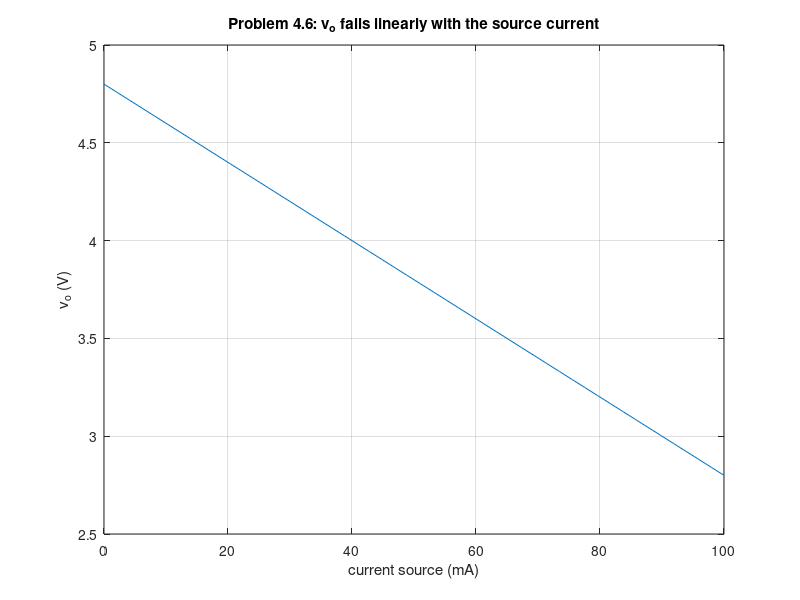

The MATLAB script that drew this image:
% Circuits 1 — Introduction to the Node-Voltage Method
%title: Node Voltages with a Conductance Matrix
%ar-title: جهود العقد بمصفوفة الموصلية
%lesson: c1-techniques-1
%course: circuits-1

%% Fig. 4.5
%ar: العقدة 1: (v1 − 10)/1 + v1/5 + (v1 − v2)/2 = 0. العقدة 2: (v2 − v1)/2 + v2/10 − 2 = 0. نكتبهما G v = i.
G = [1/1 + 1/5 + 1/2, -1/2
     -1/2,            1/2 + 1/10];
i = [10/1; 2];
v = G \ i;
fprintf('v1 = %.4f V (100/11), v2 = %.4f V (120/11)\n', v(1), v(2))

%% Example 4.2
%ar: مثال 4.2: عقدة واحدة: (v1 − 50)/5 + v1/10 + v1/40 − 3 = 0. ثم ia و ib و ic وقدرة المصدرين.
v1 = (50/5 + 3) / (1/5 + 1/10 + 1/40);
ia = (50 - v1)/5; ib = v1/10; ic = v1/40;
fprintf('v1 = %g V, ia = %g A, ib = %g A, ic = %g A, p50V = %g W, p3A = %g W\n', v1, ia, ib, ic, -50*ia, -3*v1)

%%! Project idea: Problem 4.6 (tutorial)
%ar: مشروع: مسألة 4.6: 20 Ω و 80 Ω على التوالي مع 24 V، و 25 Ω، ومصدر 40 mA خارج من العقدة. نرسم vo مقابل تيار المصدر.
vo = (24/100 - 0.04) / (1/100 + 1/25);
fprintf('vo = %g V\n', vo)
Is = linspace(0, 0.1, 50); vos = (24/100 - Is) / (1/100 + 1/25);
plot(Is*1000, vos); grid on; xlabel('current source (mA)'); ylabel('v_o (V)'); title('Problem 4.6: v_o falls linearly with the source current')
